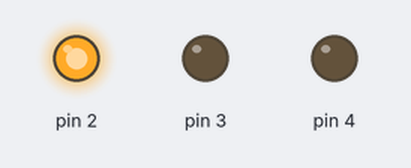
The sketch below on a simulated Arduino Uno, built with avr-gcc and run on an emulated ATmega328P. Parts: output pins drawn as LEDs (lit = HIGH).

Above: at 0.2 s.
At 1.2 s:
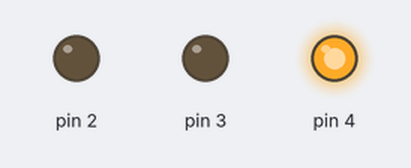
At 1.7 s:
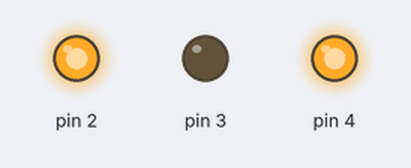
At 3.2 s:
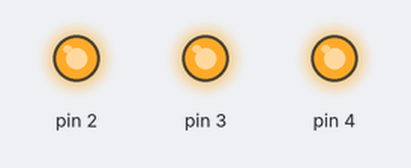
At 5.7 s:
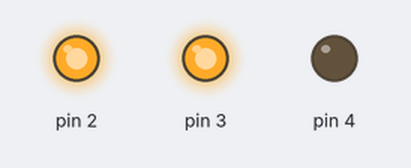
At 7.7 s:
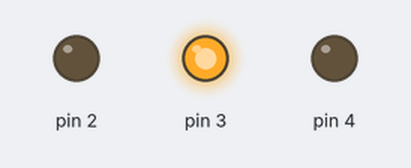
Timing chart, 0 to 8.1 s (numbered marks = the images above):
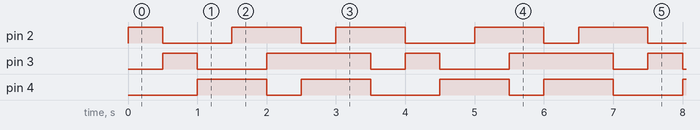

The sketch:

4.RGBLightChaser.ino
```cpp
//Goal: Making a LED light Chaser go back and forward

//Main theme: Digital Output,RGB

void setup() {

  // initialize digital pin 2,3,4,5 as an output.
  pinMode(2, OUTPUT);
  pinMode(3, OUTPUT);
  pinMode(4, OUTPUT);


}


// the loop function runs over and over again forever

void loop() {

  digitalWrite(2, HIGH);//turns the RGB red
  digitalWrite(3, LOW);
  digitalWrite(4, LOW);
  delay(500);  // wait for half a second

  digitalWrite(2, LOW);//turns the RGB green
  digitalWrite(3, HIGH);
  digitalWrite(4, LOW);
  delay(500);   // wait for half a second

  digitalWrite(2, LOW);//turns the RGB blue
  digitalWrite(3, LOW);
  digitalWrite(4, HIGH);
  delay(500);   // wait for half a second

  digitalWrite(2, HIGH);//turns the RGB magenta
  digitalWrite(3, LOW);
  digitalWrite(4, HIGH);
  delay(500);   // wait for half a second

  digitalWrite(2, HIGH);//turns the RGB yellow
  digitalWrite(3, HIGH);
  digitalWrite(4, LOW);
  delay(500);   // wait for half a second

  digitalWrite(2, LOW);//turns the RGB cyan
  digitalWrite(3, HIGH);
  digitalWrite(4, HIGH);
  delay(500);   // wait for half a second

  digitalWrite(2, HIGH);//turns the RGB white
  digitalWrite(3, HIGH);
  digitalWrite(4, HIGH);
  delay(500);   // wait for half a second


} 
```

Measured:
- by itself, pin 2: repeats every 3.5 s: LOW 1.0 s, HIGH 1.0 s, LOW 0.50 s, HIGH 1.0 s
- by itself, pin 3: repeats every 3.5 s: LOW 1.0 s, HIGH 1.5 s, LOW 0.50 s, HIGH 0.50 s
- by itself, pin 4: repeats every 3.5 s: LOW 0.50 s, HIGH 1.0 s, LOW 1.0 s, HIGH 1.0 s
